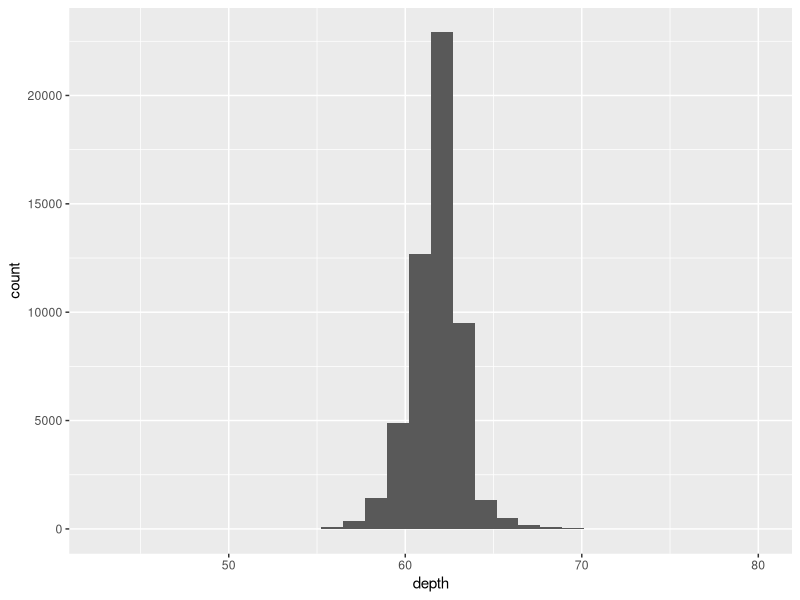
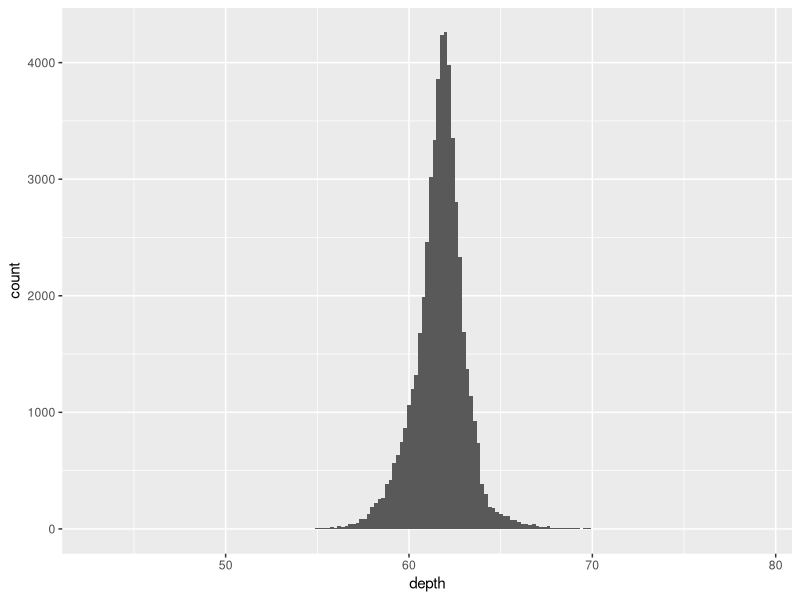
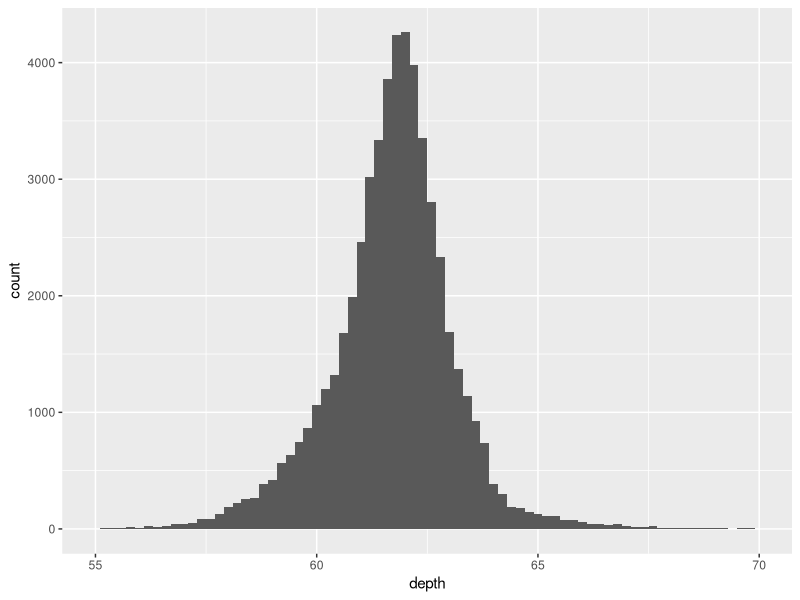
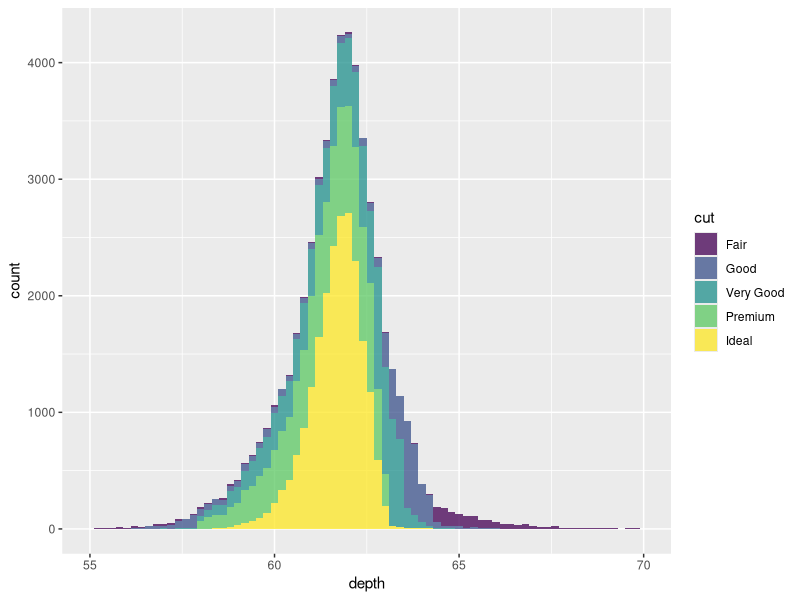
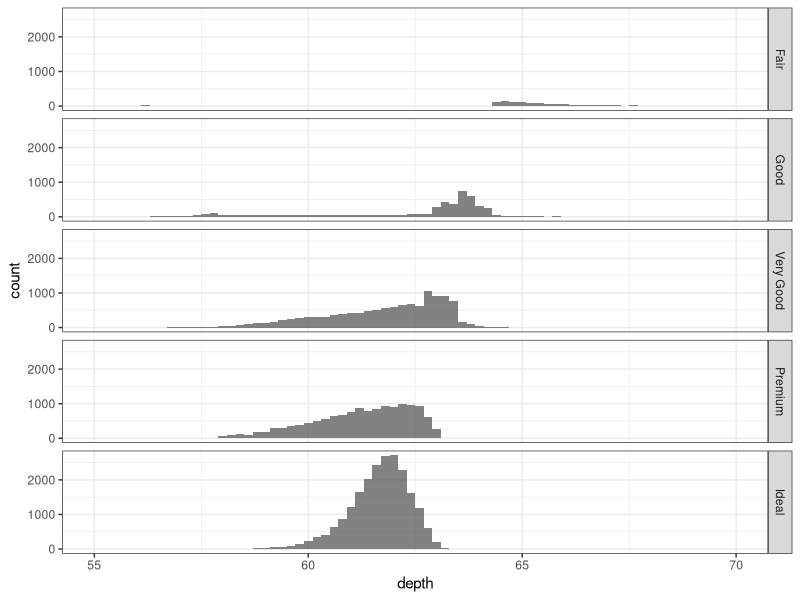
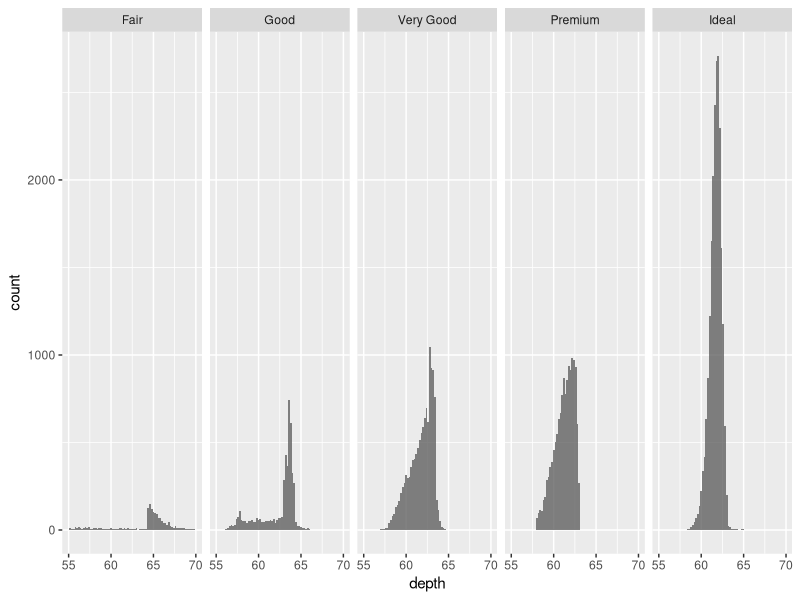
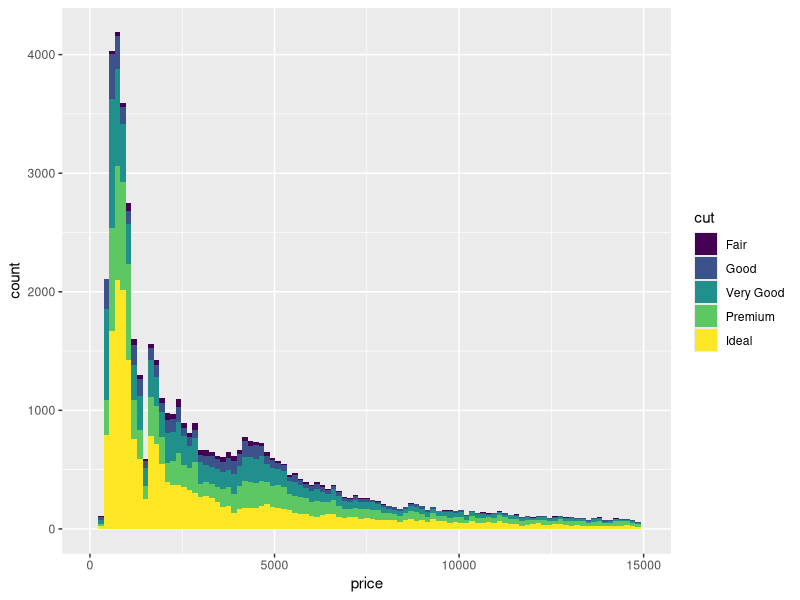
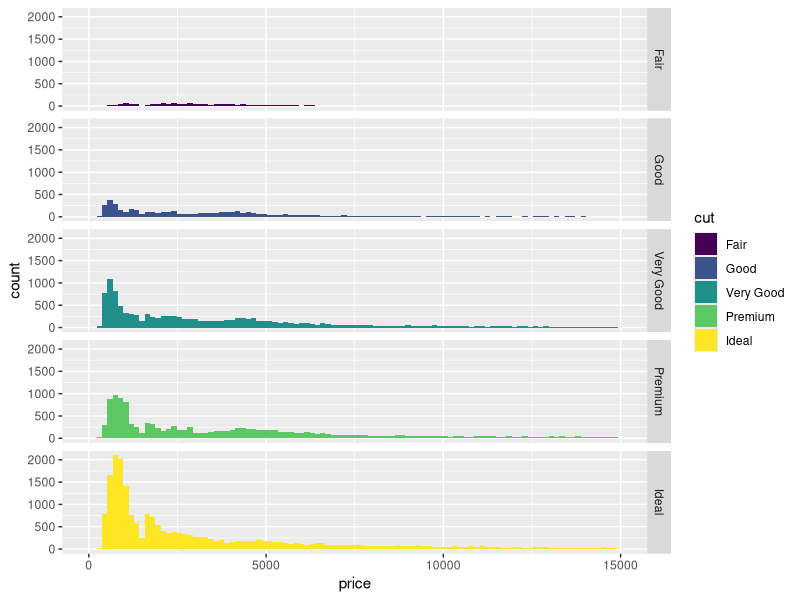

Reproduce these figures in R, in order.
## ---- chunk 1
knitr::opts_chunk$set(echo = TRUE)
## ---- chunk 2
library(ggplot2)
## ---- chunk 3
df <- diamonds
View(df)
## ---- chunk 4
ggplot(df, aes(x=depth)) + geom_histogram()
## ---- chunk 5
ggplot(df, aes(x=depth)) + geom_histogram(binwidth = 0.2)
## ---- chunk 6
ggplot(df, aes(x=depth)) + geom_histogram(binwidth = 0.2) + xlim(55, 70)
## ---- chunk 7
ggplot(df, aes(x=depth, fill=cut)) +
  geom_histogram(binwidth = 0.2, alpha = 0.75) + 
  xlim(55, 70)
## ---- chunk 8
ggplot(df, aes(x=depth)) +
  geom_histogram(binwidth = 0.2, alpha = 0.75) + 
  facet_grid(cut~.) +
  xlim(55, 70) +
  theme_bw()
## ---- chunk 9
ggplot(df, aes(x=depth)) +
  geom_histogram(binwidth = 0.2, alpha = 0.75) + 
  facet_grid(.~cut) +
  xlim(55, 70)
## ---- chunk 10
ggplot(df, aes(x=price, fill=cut)) +
  geom_histogram(binwidth = 150) +
  xlim(0, 15000)
## ---- chunk 11
ggplot(df, aes(x=price, fill=cut)) +
  geom_histogram(binwidth = 150) +
  xlim(0, 15000) +
  facet_grid(cut~.)
## ---- chunk 12
ggplot(df, aes(x=price, fill=cut)) +
  geom_histogram(binwidth = 150) +
  xlim(5000, 17500)
## ---- chunk 13
ggplot(df, aes(x=price, fill=cut)) +
  geom_histogram(binwidth=150) +
  xlim(5000, 17500) +
  facet_grid(cut~.)
## ---- chunk 14
ggplot(df, aes(x=log(price), y=log(carat), color=cut)) +
  geom_point()
## ---- chunk 15
ggplot(df, aes(x=log(price), y=log(carat), color=cut)) +
  geom_point() +
  facet_grid(.~cut)
